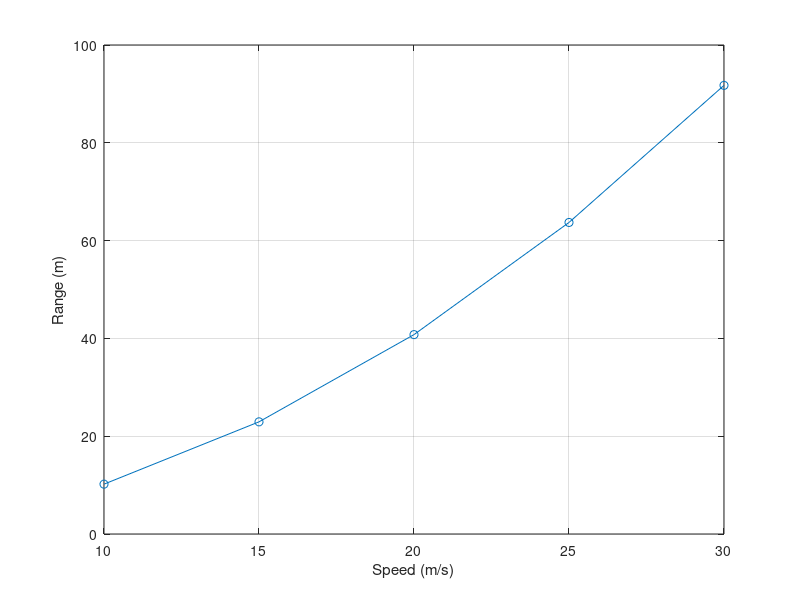

The MATLAB script that drew this image:
% Run one section at a time using Run Section.
% Each mission is independent and resets its own inputs.

%% 1 Ask a testable question / 提出可检验问题
gravity = 9.81; angle = 45;
speed = [10 15 20 25 30];
range = speed.^2*sind(2*angle)/gravity;
numel(speed)

%% 2 Write a prediction / 写出预测
speedFactor = 2;
predictedRangeFactor = speedFactor^2;
predictedRangeFactor

%% 3 Make a fair test plan / 制定公平检验方案
gravity = 9.81; angle = 45;
speed = [10 15 20 25 30];
range = speed.^2*sind(2*angle)/gravity;
[speed(1) speed(end) angle gravity]

%% 4 Collect paired evidence / 收集配对证据
gravity = 9.81; angle = 45;
speed = [10 15 20 25 30];
range = speed.^2*sind(2*angle)/gravity;
results = [speed; range]';
results

%% 5 Make the graph explain / 让图像清楚表达
gravity = 9.81; angle = 45;
speed = [10 15 20 25 30];
range = speed.^2*sind(2*angle)/gravity;
plot(speed, range, '-o');
xlabel('Speed (m/s)'); ylabel('Range (m)');
title('Fixed angle: 45 degrees'); grid on;

%% 6 Test the prediction / 检验预测
gravity = 9.81; angle = 45;
speed = [10 15 20 25 30];
range = speed.^2*sind(2*angle)/gravity;
measuredFactor = range(3)/range(1);
constant = range./speed.^2;
[measuredFactor max(constant)-min(constant) < 1e-10]

%% 7 Test sensitivity / 检验敏感性
speed = [20 21]; angle = 45; gravity = 9.81;
range = speed.^2*sind(2*angle)/gravity;
percentChange = 100*(range(2)-range(1))/range(1);
percentChange

%% 8 Build your own study / 开展自己的研究
gravity = 9.81; angle = 45;
speed = [10 15 20 25 30];
range = speed.^2*sind(2*angle)/gravity;
% Worked example only: replace with your own question and model.
% Question: how does speed affect range at 45 degrees?
% Prediction: doubling speed gives four times the range.
% Controls: angle, gravity, no drag, same launch/landing height.
results = [speed; range]';
plot(speed, range, '-o');
xlabel('Speed (m/s)'); ylabel('Range (m)'); grid on;
results
